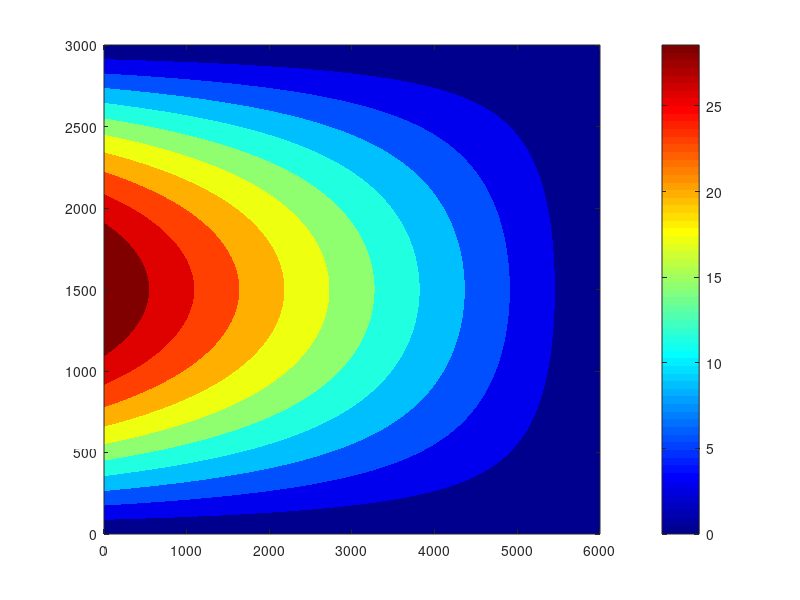

Here is the MATLAB script that generated this plot: (Note: this script raises an error after producing the figure.)
% Physical Oceanology
% Final Project
% B11501037 Po-Tao, Lin
% Problem 1.(3) Problem 1.(4)
clear; close all;

%% Problem 1.(3)
% parameter setting
Lx = 6000e3;    %[m] length of x range
Ly = 3000e3;    %[m] length of y range
tau0 = 0.1;     %[N/m^2] wind stress
rho = 1000;     %[kg/m^3] density of seawater
beta =2e-11;    %[1/m-s] beta-parameter

% Domain setting
Nx = 100;
Ny = 100;
x = linspace(0, Lx, Nx);
y = linspace(0, Ly, Ny);
[X, Y] = meshgrid(x, y);

% V(y) Sverdrup transport
coeff = (tau0 * pi) / (beta * rho * Ly); 
Vy = coeff * sin(pi * Y / Ly);  % V

% psi(x,y) V = \partial \pst/\patial x
% and \psi x = Lx = 0;
psi = (Lx-X) .* Vy;

% U and V
[psi_x, psi_y] = gradient(psi,x(2)-x(1),y(2)-y(1));
U = -psi_y;
V = psi_x;

% Figure of problem 1.(3)
% combine contourf and quiver
figure('Position',[100,100,1200,500]);
set(gcf,'Color','White')
contourf(X/1e3, Y/1e3, psi/1e6,10,'linecolor','none');  % 
colormap('jet')
c = colorbar;
c.Label.String = '10^6 m^3/s';
c.Label.FontSize = 14;
hold on;
Nscale = 10;
quiver(X(1:5:end,1:5:end)/1e3, Y(1:5:end,1:5:end)/1e3, U(1:5:end,1:5:end)*Nscale, V(1:5:end,1:5:end)*Nscale,0, 'w','filled');  
quiver(X(10,90)/1e3+200, Y(10,90)/1e3, 10*Nscale, 0,0, 'r','filled');  
text(X(10,90)/1e3+200, Y(10,90)/1e3+100,'10 m^2/s','Color','r','FontSize',12),
xlabel('x (km)','FontSize',14);
ylabel('y (km)','FontSize',14);
title('Transport Streamfuction','FontSize',14);
axis([0,Lx/1e3,0,Ly/1e3])
exportgraphics(gcf,'Fig1streamfunction.pdf','ContentType', 'vector');
%% Problem 1.(4)
% plot the V section of x = 0.5Lx and x = 0.75Lx
x1 = 0.5*Lx;
x2 = 0.75*Lx;
[~,idx1] = min(abs(x-x1));
[~,idx2] = min(abs(x-x2));

% draw three figure in one picture.
figure('Position',[100,100,1300,500])
set(gcf,'Color','White')
t = tiledlayout(1,5);
% plot V profile at x = 0.75 L_x
ax1 = nexttile(1,[1 1]);
plot(V(:,idx1),Y(:,idx1)/1e3);
xlabel('V (m^2/s)','FontSize',12);
ylabel('y (km)','FontSize',12);
title('x = 0.5L_x','FontSize',14);
% plot V profile at x = 0.75 L_x
ax2 = nexttile(2, [1 1]);
plot(V(:,idx2),Y(:,idx2)/1e3);
xlabel('V (m^2/s)','FontSize',12);
yticklabels('')
title('x = 0.75L_x','FontSize',14);
% plot the streamfunction
ax3 = nexttile(3,[1 3]);
contourf(X/1e3, Y/1e3, psi/1e6,10,'linecolor','none');  % 
colormap('jet')
c = colorbar;
c.Label.String = '10^6 m^3/s';
c.Label.FontSize = 14;
hold on;
Nscale = 10;
quiver(X(1:5:end,1:5:end)/1e3, Y(1:5:end,1:5:end)/1e3, U(1:5:end,1:5:end)*Nscale, V(1:5:end,1:5:end)*Nscale,0, 'w','filled');  
quiver(X(10,90)/1e3-200, Y(10,90)/1e3, 10*Nscale, 0,0, 'r','filled');  
text(X(10,90)/1e3-200, Y(10,90)/1e3+100,'10 m^2/s','Color','r','FontSize',12),
xlabel('x (km)','FontSize',14);
yticklabels('')
title('Transport Streamfuction','FontSize',14);
axis tight manual
axis([0 Lx/1e3 0 Ly/1e3])
exportgraphics(gcf,'Fig2Vprofile.pdf','ContentType', 'vector');
